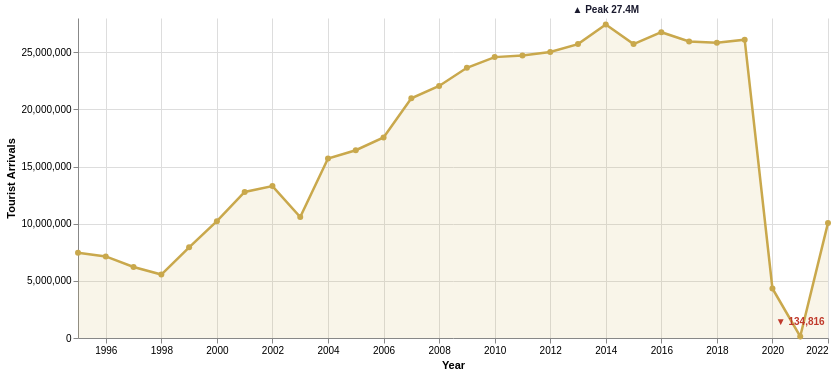

This figure's Vega-Lite source:
### Vega-Lite specification from a JSON file in a GitHub repository (floating-point values rounded to 4 significant figures)
{"$schema": "https://vega.github.io/schema/vega-lite/v5.json", "width": 750, "height": 320, "data": {"values": [{"year": 1995, "arrivals": 7469000}, {"year": 1996, "arrivals": 7138000}, {"year": 1997, "arrivals": 6211000}, {"year": 1998, "arrivals": 5551000}, {"year": 1999, "arrivals": 7931000}, {"year": 2000, "arrivals": 10222000}, {"year": 2001, "arrivals": 12775000}, {"year": 2002, "arrivals": 13292000}, {"year": 2003, "arrivals": 10577000}, {"year": 2004, "arrivals": 15703000}, {"year": 2005, "arrivals": 16431000}, {"year": 2006, "arrivals": 17547000}, {"year": 2007, "arrivals": 20973000}, {"year": 2008, "arrivals": 22052000}, {"year": 2009, "arrivals": 23646000}, {"year": 2010, "arrivals": 24577000}, {"year": 2011, "arrivals": 24714000}, {"year": 2012, "arrivals": 25033000}, {"year": 2013, "arrivals": 25715000}, {"year": 2014, "arrivals": 27437000}, {"year": 2015, "arrivals": 25721000}, {"year": 2016, "arrivals": 26757000}, {"year": 2017, "arrivals": 25948000}, {"year": 2018, "arrivals": 25832000}, {"year": 2019, "arrivals": 26101000}, {"year": 2020, "arrivals": 4333000}, {"year": 2021, "arrivals": 134816}, {"year": 2022, "arrivals": 10070042}]}, "layer": [{"mark": {"type": "area", "color": "#C9A84C", "opacity": 0.12}}, {"mark": {"type": "line", "color": "#C9A84C", "strokeWidth": 2.5, "point": {"filled": true, "size": 36, "color": "#C9A84C"}}}, {"data": {"values": [{"year": 2003, "label": "SARS outbreak"}, {"year": 2008, "label": "Global Financial Crisis"}, {"year": 2020, "label": "COVID-19 border closure"}]}, "mark": {"type": "rule", "color": "#999", "strokeDash": [4, 3], "strokeWidth": 1}, "encoding": {"x": {"field": "year", "type": "quantitative", "scale": {"domain": [1995, 2022]}}}}, {"data": {"values": [{"year": 2003, "label": "SARS outbreak"}, {"year": 2008, "label": "Global Financial Crisis"}, {"year": 2020, "label": "COVID-19 border closure"}]}, "mark": {"type": "text", "align": "left", "dx": 4, "dy": -110, "fontSize": 9.5, "color": "#555", "fontStyle": "italic"}, "encoding": {"x": {"field": "year", "type": "quantitative", "scale": {"domain": [1995, 2022]}}, "text": {"field": "label", "type": "nominal"}}}, {"transform": [{"filter": "datum.year==2014"}], "mark": {"type": "text", "dy": -14, "fontSize": 10, "color": "#1A1A2E", "fontWeight": "bold"}, "encoding": {"text": {"value": "▲ Peak 27.4M"}}}, {"transform": [{"filter": "datum.year==2021"}], "mark": {"type": "text", "dy": -14, "fontSize": 10, "color": "#C0392B", "fontWeight": "bold"}, "encoding": {"text": {"value": "▼ 134,816"}}}], "encoding": {"x": {"field": "year", "type": "quantitative", "axis": {"format": "d", "title": "Year", "tickCount": 10}, "scale": {"domain": [1995, 2022]}}, "y": {"field": "arrivals", "type": "quantitative", "axis": {"title": "Tourist Arrivals", "format": ",.0f"}, "scale": {"zero": false}}, "tooltip": [{"field": "year", "type": "quantitative", "title": "Year", "format": "d"}, {"field": "arrivals", "type": "quantitative", "format": ",.0f", "title": "Arrivals"}]}, "config": {"background": "white", "view": {"stroke": null}}}
